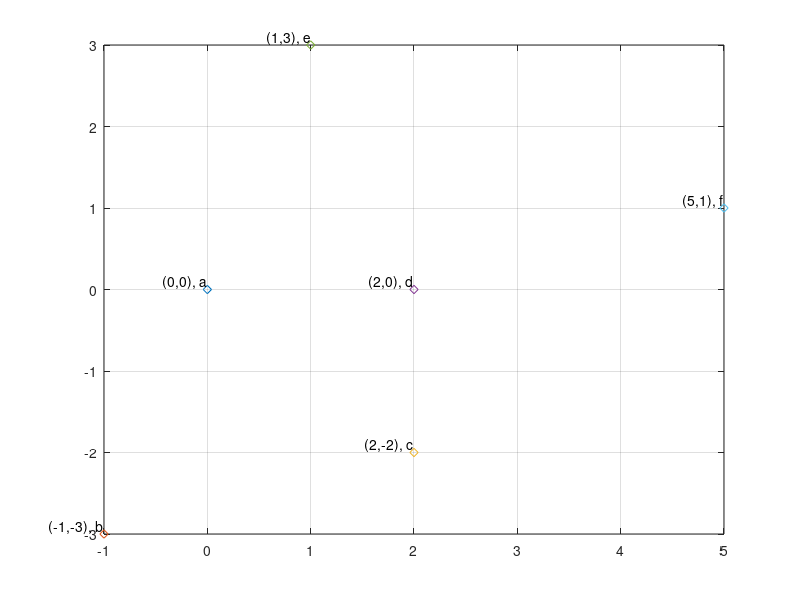

This figure's MATLAB source: (Note: this script raises an error after producing the figure.)
%syms a b c d e f

S=[0,0;
    -1,-3;
    2,-2;
    2,0;
    1,3;
    5,1];
SV=['a';'b';'c';'d';'e';'f'];
r = 1.6;


for i=1:length(S)
    grid on
    labels=[['(',num2str(S(i,1)),','],[num2str(S(i,2)),')'],[', ',SV(i)]];
    %labels=[num2str(S(i,1)),num2str(S(i,2))];
    plot(S(i,1),S(i,2),'d')
    text(S(i,1),S(i,2),labels,'VerticalAlignment','bottom','HorizontalAlignment','right')
    hold on
end

%Axes Location
ax = gca;
ax.XAxisLocation = 'origin';
ax.YAxisLocation = 'origin';

C1=[];

for i=1:length(S)
    for j= i+1:length(S)
        if norm(S(i,:)-S(j,:))<2*r
            %C2(i,j)= 1;
            C1 =[C1;S(i,:),S(j,:)];
            plot([S(i,1),S(j,1)],[S(i,2),S(j,2)],'-r')
            
            hold on
               
        end
    end
end

del_1=zeros(length(S),length(C1));
for i=1:length(S)
    for j=1:length(C1)
        if all(S(i,:)== C1(j,1:2)) || all([S(i,:)==C1(j,3:4)])
            del_1(i,j)=1;
        end
    end
end
C2=[];
for i=1:length(S)
    for j= i+1:length(S)
        for k=j+1:length(S)
            
            
            if norm(S(i,:)-S(j,:))<2*r && norm(S(i,:)-S(k,:))<2*r && norm(S(j,:)-S(k,:))<2*r
                C2 =[C2;S(i,:),S(j,:),S(k,:)];
                pgon = polyshape([S(i,1),S(j,1),S(k,1)],[S(i,2),S(j,2),S(k,2)]);
                plot(pgon)
                hold on
            end
        end
    end
end
del_2=zeros(length(C1),length(C2));
for i=1:length(C1)
    for j=1:length(C2(:,1))
        if all(C1(i,:)== C2(j,1:4)) || all(C1(i,:)==C2(j,3:6)) || all(C1(i,:)==C2(j,[1,2,5,6]))
            del_2(i,j)=1;
        end
    end
end

